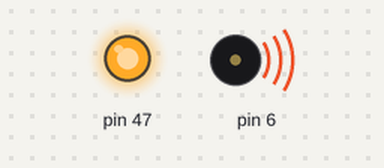
The sketch below on a simulated Arduino Mega 2560, built with avr-gcc and run on an emulated ATmega2560. Shown: output pins drawn as LEDs (lit = HIGH), buzzer (waves = sounding). Pins used as bus, display or sensor lines are not drawn.

Above: at 0.2 s.
At 6.6 s:
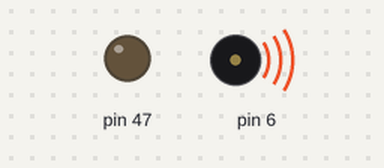
At 32.45 s:
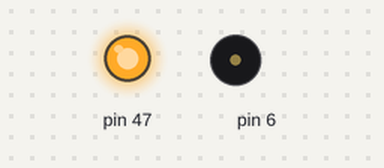
At 34.7 s:
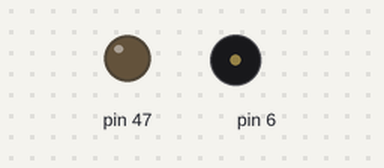
Timing chart, 0 to 40.0 s (numbered marks = the images above):
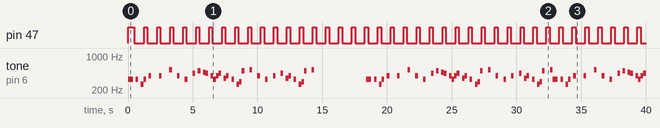

Measured:
- by itself, pin 47: repeats every 1.0 s: LOW 0.75 s, HIGH 0.25 s
- by itself, tone on pin 6: plays 330 Hz for 0.40 s, 330 Hz for 0.20 s, 262 Hz for 0.20 s, 330 Hz for 0.20 s, 392 Hz for 0.20 s, 392 Hz for 0.20 s … (87 notes in this stretch)

The sketch:

demo2.ino
```cpp
/**
 * @file demo2.ino
 * @brief This file was authored by Mason Wheeler and Joey Pirich.
 *
 * This file contains the implementation of a scheduler loop that runs multiple tasks in a cooperative multitasking fashion.
 * It also includes functions for putting tasks to sleep and waking them up after a specified amount of time.
 *
 */
#include "SRRI.h"

int reset1 = 0;
int reset2 = 0;

void (* taskArr[NTASKS]) ();
volatile int sFlag = PENDING;
volatile int currTask;
volatile int sleepArr[NTASKS];
volatile int stateArr[NTASKS];
volatile long timeArr[NTASKS];

/// Initializes all necessary i/o parts
void setup() {
  // get all our outputs set up
  interruptSetup();
  speakerSetup();
  ledSetup();

  // populate task array
  for (int i = 0; i < NTASKS; i++) {
    taskArr[i] = NULL;
    timeArr[i] = 0;
    stateArr[i] = READY;
    sleepArr[i] = 0;
  }
  taskArr[0] = task1;
  taskArr[1] = task2;
  taskArr[NTASKS-2] = schedule_sync;
  Serial.begin(9600);
}

/// Scheduler loop
void loop() {
  for (int i = 0; i < NTASKS; i++) {
    if (taskArr[i] != NULL && stateArr[i] == READY) {
      // start up this task
      stateArr[i] = RUNNING;
      currTask = i;
      (*taskArr[i])();


      // tear down
      if (stateArr[i] == RUNNING) stateArr[i] = READY;
    }
  }
}

/**
 * @file demo2.ino
 * @brief This file contains the implementation of the Timer 3 Interrupt function.
 *
 * This function is called by the Timer 3 Interrupt and sets the sFlag to DONE.
 *
 */

/**
 * @brief Timer 3 Interrupt function.
 *
 * This function is called by the Timer 3 Interrupt and sets the sFlag to DONE.
 *
 */
ISR(TIMER3_COMPA_vect) {
  sFlag = DONE; // Set the sFlag to DONE
}

/**
 * @file demo2.ino
 * @brief This file contains the implementation of the sleep_474 function.
 *
 * This function puts the current task to sleep for a specified amount of time.
 *
 */

/**
 * @brief Puts the current task to sleep for a specified amount of time.
 *
 * @param t The amount of time to sleep for, in milliseconds.
 *
 * @return void
 */
void sleep_474(long t) {
  // sleep array @ [function index], set value to t
  sleepArr[currTask] = t;
  // state array @ [function index], set state to SLEEPING
  stateArr[currTask] = SLEEPING;
  return;
}

/**
 * @file demo2.ino
 * @brief This file contains the implementation of the schedule_sync function.
 *
 * This function updates the remaining sleep time for each sleeping task and wakes up any sleeping tasks
 * whose remaining sleep time has elapsed. It also updates the timeArr for each task and resets the sFlag.
 *
 */

/**
 * @brief Updates the remaining sleep time for each sleeping task and wakes up any sleeping tasks
 * whose remaining sleep time has elapsed. It also updates the timeArr for each task and resets the sFlag.
 *
 * @return void
 */
void schedule_sync() {
  // wait for sFlag to be set to DONE
  while (sFlag == PENDING) {
    3 + 5;
  }

  // update sleep time and wake up sleeping tasks
  for (int i = 0; i < NTASKS; i++) {
    // update remaining sleep time
    if (stateArr[i] == SLEEPING) {
      sleepArr[i] -= 2;
      // wake up any sleeping tasks
      if (sleepArr[i] < 2) {
        // reset to t = 0 in sleep array
        sleepArr[i] = 0;
        // change corresponding state from SLEEPING to READY
        stateArr[i] = READY;
      }
    }

    // update timeArr for each task
    timeArr[i] += 2;
  }

  // reset sFlag
  sFlag = PENDING;
  return;
}
/**
 * @file demo2.ino
 * @brief This file contains the implementation of the setOC4AFreq function.
 *
 * This function sets the OCR4A to make the clock cycle frequency the same as the input frequency.
 *
 */

/**
 * @brief Sets the OCR4A to make the clock cycle frequency the same as the input frequency.
 *
 * @param freq The desired frequency of the clock cycle.
 *
 * @return void
 */
void setOC4AFreq(uint32_t freq) {
  // Calculate the prescaler value based on the desired frequency
  PRESCALER = freq == 0 ? 0 : 16000000 / (2 * freq);

  // Reset the timer counter
  TIMER_COUNTER = 0;
}

/**
 * @file demo2.ino
 * @brief This file contains the implementation of the task1 function.
 *
 * This function flashes an LED on pin 47 for a certain duration, and then turns it off for a certain duration.
 *
 */

/**
 * @brief Flashes an LED on pin 47 for a certain duration, and then turns it off for a certain duration.
 *
 * @param None
 *
 * @return void
 */
void task1() {
  // reset everything given a reset signal
  if (reset1) {
    LED_PORT |= BIT2;
    timeArr[currTask] = 0;
    reset1 = 0;
    return;
  }

  // flash led on pin 47 for FLASH_DURATION
  if (timeArr[currTask] < (1 * FLASH_DURATION) + 1) {
    LED_PORT |= BIT2;
    sleep_474(250);
    return;
  }

  // turn off led for PAUSE_DURATION
  if (timeArr[currTask] < (2 * FLASH_DURATION) + 1) {
    LED_PORT &= ~BIT2;
    sleep_474(750);
    return;
  }

  // reset timeArr after 1000ms
  if (timeArr[currTask] >= 1000) {
    timeArr[currTask]= 0;
  }

  return;
}

/**
 * @file demo2.ino
 * @brief This file contains the implementation of the task2 function.
 *
 * This function plays a melody using the setOC4AFreq function.
 *
 */

/**
 * @brief Plays a melody using the setOC4AFreq function.
 *
 * @param None
 *
 * @return void
 */
void task2() {
  // reset everything given a reset signal
  if (reset2) {
    setOC4AFreq(0);
    timeArr[currTask] = 0;
    reset2 = 0;
    return;
  }

  // play tone
  for (int i = 0; i < NMELODY; i++) {
    if ( timeArr[currTask] >= ((unsigned long) i * PLAY_DURATION) &&
      timeArr[currTask] < (((unsigned long) i + 1) * PLAY_DURATION) ) {
      setOC4AFreq(melody[i]);
      sleep_474(PLAY_DURATION);
      return;
    }
  }

  // stop playing for 4 seconds
  if (timeArr[currTask] < PICKUP_TIME) {
    setOC4AFreq(0);
    sleep_474(PAUSE_DURATION);
    return;
  }

  // start playing after 4 seconds
  for (int i = 0; i < NMELODY; i++) {
    if (timeArr[currTask] >= (PICKUP_TIME + ((unsigned long) i) * PLAY_DURATION) &&
        timeArr[currTask] < (PICKUP_TIME + ((unsigned long) i + 1) * PLAY_DURATION)) {
      setOC4AFreq(melody[i]);
      sleep_474(PLAY_DURATION);
      return;
    }
  }

  // reset
  if (timeArr[currTask] >= (PICKUP_TIME + (unsigned long) NMELODY * PLAY_DURATION)) {
    timeArr[currTask] = 0;
  }
}
/**
 * @file demo2.ino
 * @brief This file contains the implementation of the interruptSetup function.
 */

/**
 * @brief Sets up the timer interrupt for the speaker.
 *
 * This function sets up the timer interrupt for the speaker by configuring the timer
 * to work in CTC mode, enabling interrupts on counter A, setting the frequency of the timer,
 * and enabling interrupts.
 *
 * @param None
 *
 * @return void
 */
void interruptSetup() {
  // reset settings
  TCCR3A = 0;
  TCCR3B = 0;

  // set timer to work in CTC mode
  TCCR3A |= (0 << WGM31) | (0 << WGM30);
  TCCR3B |= (0 << WGM33) | (1 << WGM32);
  TCCR3A |= (0 << COM3A1) | (1 << COM3A0);

  // enable interrupt on counter A
  TIMSK3 |= (1 << OCIE3A);

  // set frequency of timer
  TCCR3B |= (0 << CS32) | (0 << CS31) | (1 << CS30);
  // TCCR3B |= (1 << CS32) | (0 << CS31) | (1 << CS30); // 1024
  // OCR3A =  7812; // should make around 1 hz
  OCR3A = 32000;
  TCNT3H = 0;

  // enable interrupts
  SREG |= (1<<7);
}

/**
 * @file demo2.ino
 * @brief This file contains the implementation of the speakerSetup function.
 */

/**
 * @brief Sets up the speaker timer for generating sound.
 *
 * This function sets up the speaker timer to work in CTC mode, toggle mode, and with a specific
 * prescaler. It also sets the output pin for the speaker.
 *
 * @param None
 *
 * @return void
 */
void speakerSetup() {
  // clear timer settings
  TIMER_REG_A = 0;
  TIMER_REG_B = 0;

  // set our timer to work in CTC mode
  TIMER_REG_A |= (0 << WGM41) | (0 << WGM40);
  TIMER_REG_B |= (0 << WGM43) | (1 << WGM42);

  // set timer to work in toggle mode
  TIMER_REG_A |= (0 << COM4A1) | (1 << COM4A0);

  // disable interrupts on the timer
  TIMSK4 = 0;

  TIMER_REG_B |= (0 << CS42) | (0 << CS41) | (1 << CS40);
  PRESCALER = 0;
  TIMER_COUNTER = 0;

  // OC4A is tied to pin 6, which is controlled by PH3
  // set pin 6 as an output pin
  SPEAKER_DDR |= BIT3;
}

/**
 * @file demo2.ino
 * @brief This file contains the implementation of the ledSetup function.
 */

/**
 * @brief Sets up the LED output pin for task1.
 *
 * This function sets up the LED output pin for task1 by setting the corresponding
 * pin in the LED_DDR register to be an output pin.
 *
 * @param None
 *
 * @return void
 */
void ledSetup() {
  // set output pins for task1
  LED_DDR |= BIT2; // set bit 2 in LED_DDR to 1 to make it an output pin
}
```

SRRI.h
```cpp
/**
 * @file SRRI.h
 * @brief Header file for DDS project
 * @authors
 *  - Mason Wheeler
 * - Joey Pirich
 */

// Define notes for the melody
#define NOTE_C  262
#define NOTE_CS 277
#define NOTE_D  294
#define NOTE_DS 311
#define NOTE_E  330
#define NOTE_F  349
#define NOTE_FS 370
#define NOTE_G  392
#define NOTE_GS 415
#define NOTE_A  440
#define NOTE_AS 466
#define NOTE_B  494
#define NOTE_C5 523

// Define the number of notes in the melody and the melody itself
#define NMELODY 72
int melody[] = {
  NOTE_E, NOTE_E, 0, NOTE_E, 0, NOTE_C, NOTE_E, 0,
  NOTE_G, 0, 0,  0, NOTE_G, 0, 0, 0,
  NOTE_C5, 0, 0, NOTE_G, 0, 0, NOTE_E, 0,
  0, NOTE_A, 0, NOTE_B, 0, NOTE_AS, NOTE_A, 0,
  NOTE_G, NOTE_E, NOTE_G, NOTE_A, 0, NOTE_F, NOTE_G, 0,
  NOTE_E, 0, NOTE_C, NOTE_D, NOTE_B, 0, 0, NOTE_C5,
  0, 0, NOTE_G, 0, 0, NOTE_E, 0, 0,
  NOTE_G, 0, 0, NOTE_A, 0, NOTE_F, NOTE_G, 0,
  NOTE_E, 0, NOTE_C, NOTE_D, NOTE_B, 0, 0, NOTE_C5
};


// Define bit masks for each bit
#define BIT0 1<<0
#define BIT1 1<<1
#define BIT2 1<<2
#define BIT3 1<<3

// Define timer registers and mask
#define TIMER_REG_A TCCR4A
#define TIMER_REG_B TCCR4B
#define TIMER_MASK TIMSK4
#define TIMER_COUNTER TCNT4H

// Define prescaler and LED and speaker pins
#define PRESCALER OCR4A
#define LED_DDR DDRL
#define LED_PORT PORTL
#define SPEAKER_DDR DDRH
#define SPEAKER_PORT PORTH

// Define durations for flashing and playing melody
#define FLASH_DURATION 250
#define PLAY_DURATION 200
#define PAUSE_DURATION 4000
#define PICKUP_TIME (NMELODY * PLAY_DURATION) + PAUSE_DURATION

// Define the number of tasks and an enum for the state of a task
#define NTASKS 10
enum state {READY, RUNNING, SLEEPING};

// Define an enum for the state of a flag
enum flagState {PENDING, DONE};

// Function prototypes for various functions used in the sketch
void sleep_474(long t);
void schedule_sync();
void setOC4AFreq(uint32_t freq);
void task1();
void task2();
void interruptSetup();
void speakerSetup();
void ledSetup();
```
